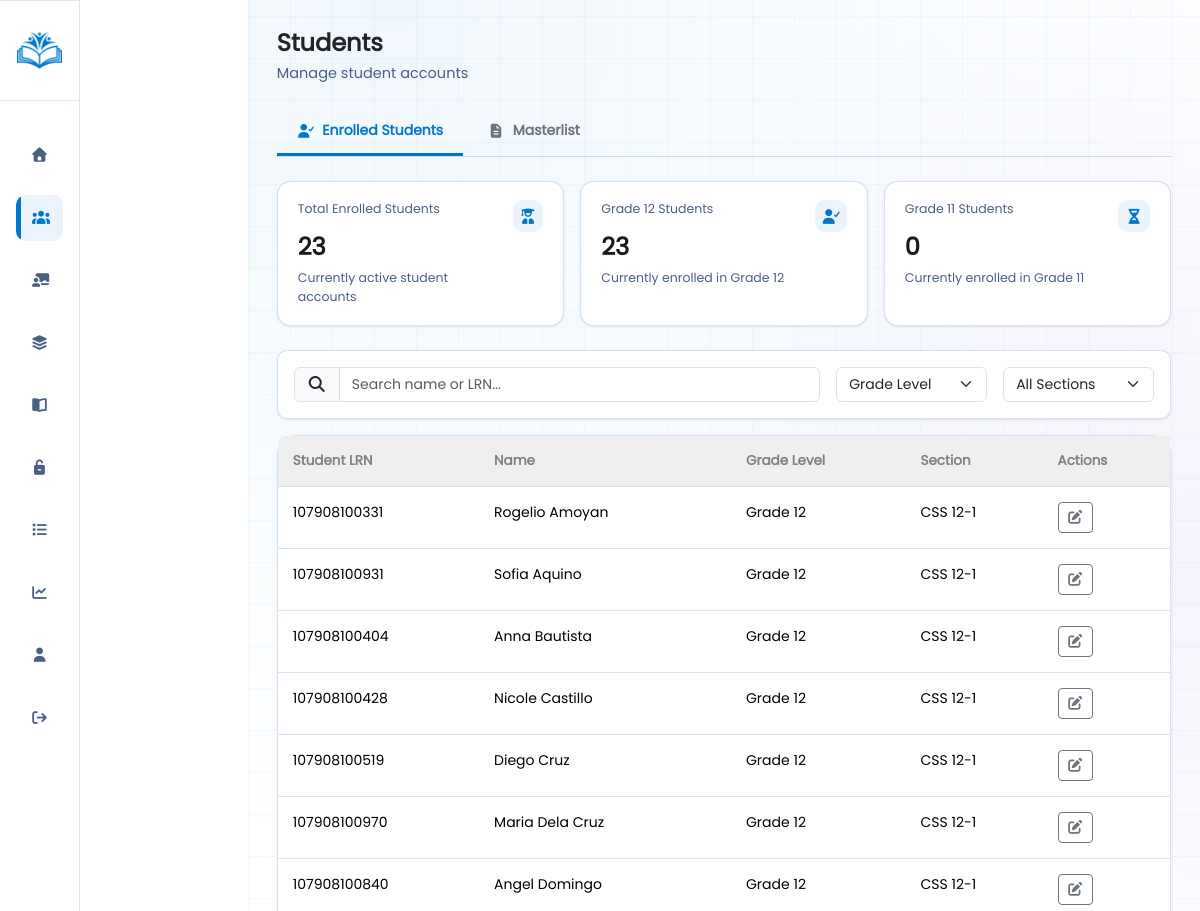
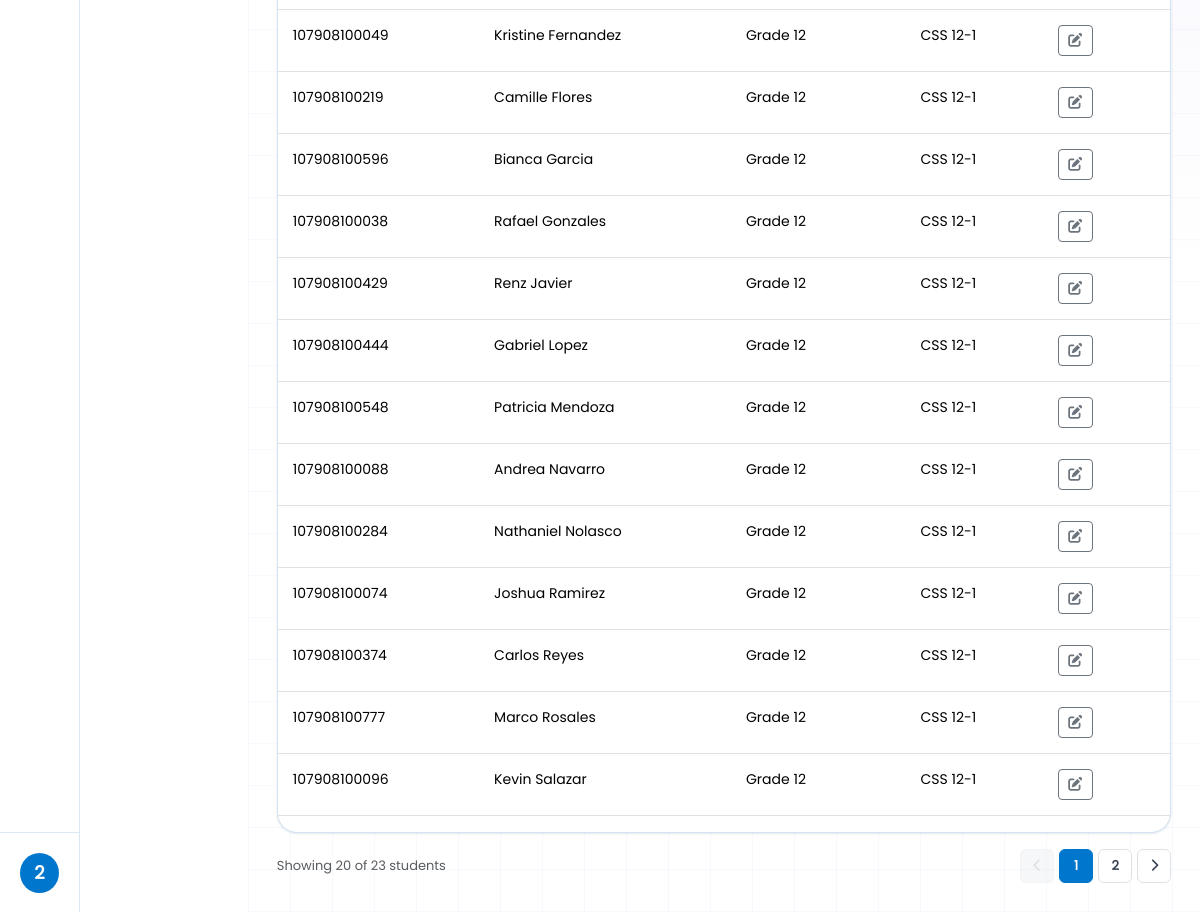
/public/?url=student_users (signed in), run on the app's committed database (2 pictures, top to bottom).
### tables this page shows
CREATE TABLE `tbl_students` (
  `id` int(11) NOT NULL AUTO_INCREMENT,
  `student_LRN` varchar(255) NOT NULL,
  `master_lrn_id` int(11) DEFAULT NULL,
  `grade_level_id` int(11) DEFAULT NULL,
  `section_id` int(11) DEFAULT NULL,
  `user_id` int(11) NOT NULL,
  `created_at` timestamp NOT NULL DEFAULT current_timestamp(),
  `updated_at` timestamp NOT NULL DEFAULT current_timestamp() ON UPDATE current_timestamp(),
  PRIMARY KEY (`id`),
  KEY `user_id` (`user_id`),
  KEY `fk_students_master_lrn` (`master_lrn_id`),
  KEY `fk_students_grade` (`grade_level_id`),
  KEY `fk_students_section` (`section_id`),
  CONSTRAINT `fk_students_grade` FOREIGN KEY (`grade_level_id`) REFERENCES `tbl_grade_level` (`id`),
  CONSTRAINT `fk_students_master_lrn` FOREIGN KEY (`master_lrn_id`) REFERENCES `tbl_master_lrn` (`id`) ON DELETE SET NULL,
  CONSTRAINT `fk_students_section` FOREIGN KEY (`section_id`) REFERENCES `tbl_sections` (`id`)
);

CREATE TABLE `tbl_users` (
  `id` int(11) NOT NULL AUTO_INCREMENT,
  `name` varchar(255) DEFAULT NULL,
  `username` varchar(255) DEFAULT NULL,
  `password` varchar(255) NOT NULL,
  `role` varchar(255) NOT NULL,
  `created_at` timestamp NOT NULL DEFAULT current_timestamp(),
  `updated_at` timestamp NOT NULL DEFAULT current_timestamp(),
  PRIMARY KEY (`id`)
);

CREATE TABLE `tbl_grade_level` (
  `id` int(11) NOT NULL AUTO_INCREMENT,
  `name` varchar(255) NOT NULL,
  PRIMARY KEY (`id`)
);

CREATE TABLE `tbl_sections` (
  `id` int(11) NOT NULL AUTO_INCREMENT,
  `grade_level_id` int(11) NOT NULL,
  `strand` varchar(20) DEFAULT NULL,
  `section_name` varchar(255) NOT NULL,
  PRIMARY KEY (`id`),
  KEY `grade_level_id` (`grade_level_id`)
);

### app/controllers/AdminController.php (called while the page is built, shortened)
<?php
require_once "../core/Model.php";
require_once "../app/models/Admin.php";
class AdminController
{
    public $adminModel, $subjectModel, $gradeLevel;
    public function __construct()
    {
        $this->adminModel = new Admin();
    }
    public function studentRecords()
    {
        $search = trim($_GET['search'] ?? '');
        $grade = trim($_GET['grade'] ?? '');
        $section = trim($_GET['section'] ?? '');
        $status = trim($_GET['status'] ?? '');
        $page = max(1, (int) ($_GET['page'] ?? 1));
        $limit = 20;
        $offset = ($page - 1) * $limit;
        $students = $this->adminModel->getAllStudentsFiltered($limit, $offset, $search, $grade, $section, $status);
        $totalStudents = $this->adminModel->countAllStudentsFiltered($search, $grade, $section, $status);
        $totalPages = ceil($totalStudents / $limit);
        $totalGrade12 = $this->adminModel->countAllStudentsFiltered('', 'grade 12', '', '');
        $totalGrade11 = $this->adminModel->countAllStudentsFiltered('', 'grade 11', '', '');
        $activeTab = ($_GET['active_tab'] ?? '') === 'masterlist' ? 'masterlist' : 'enrolled';
        extract(compact(
            'students',
            'totalStudents',
            'totalPages',
            'page',
            'limit',
            'offset',
            'gradeLevels',
            'allSections',
            'totalPending',
            'masterlist',
            'totalMasterlist',
            'totalMlPages',
            'mlPage',
            'mlLimit',
            'mlOffset',
            'mlSearch',
            'mlGrade',
            'mlSection',
            'mlStrand',
            'mlSchoolYear',
            'mlStatus',
            'mlStrands',
            'mlSchoolYears',
            'mlTotalEnrolled',
            'mlTotalPending',
            'activeTab',
            'totalGrade12',
            'totalGrade11'
        ));
        require "../admin_folder/student_users.php";
    }
}

### core/model.php (called while the page is built, shortened)
<?php
class Model {
    public function __construct(){
        $this->db = new mysqli(
            "localhost",
            "root",
            "",
            "ilearn_database"
        );
    }
}

### app/models/Admin.php (called while the page is built, shortened)
<?php
require_once "../core/Model.php";
class Admin extends Model
{
    public function getAllStudentsFiltered($limit, $offset, $search = '', $grade = '', $section = '', $status = '', $dateFrom = '', $dateTo = '')
    {
        $where = ["u.role = 'student'"];
        $params = [];
        $types = '';
        $whereClause = implode(' AND ', $where);
        $sql = "
        SELECT s.id AS student_id, s.user_id, s.grade_level_id, s.section_id,
        s.student_LRN, u.name,
        u.id AS id,
        gl.name AS grade_level, sec.section_name,
        s.created_at AS date_enrolled
        FROM tbl_students s
        JOIN tbl_users u ON s.user_id = u.id
        JOIN tbl_grade_level gl ON s.grade_level_id = gl.id
        JOIN tbl_sections sec ON s.section_id = sec.id
        WHERE $whereClause
        ORDER BY u.id ASC
        LIMIT ? OFFSET ?
    ";
        $params[] = $limit;
        $params[] = $offset;
        $types .= 'ii';
        $stmt = $this->db->prepare($sql);
        $stmt->bind_param($types, ...$params);
        $stmt->execute();
        return $stmt->get_result()->fetch_all(MYSQLI_ASSOC);
    }
    public function countAllStudentsFiltered($search = '', $grade = '', $section = '', $status = '', $dateFrom = '', $dateTo = '')
    {
        $where = ["u.role = 'student'"];
        $params = [];
        $types = '';
        if ($grade) {
            $where[] = "LOWER(gl.name) = ?";
            $params[] = strtolower($grade);
            $types .= 's';
        }
        $whereClause = implode(' AND ', $where);
        $sql = "
        SELECT COUNT(*) AS total
        FROM tbl_students s
        JOIN tbl_users u ON s.user_id = u.id
        JOIN tbl_grade_level gl ON s.grade_level_id = gl.id
        JOIN tbl_sections sec ON s.section_id = sec.id
        WHERE $whereClause
    ";
        if ($params) {
            $stmt = $this->db->prepare($sql);
            $stmt->bind_param($types, ...$params);
            $stmt->execute();
            return (int) $stmt->get_result()->fetch_assoc()['total'];
        }
        return (int) $this->db->query($sql)->fetch_assoc()['total'];
    }
}

### admin_folder/student_users.php (the view, shortened to what this page needs)
<!DOCTYPE html>
<html lang="en">
<head>
    <link rel="stylesheet" href="../css_folder/student_records.css">
    <link rel="stylesheet" href="../css_folder/components.css">
    <link rel="stylesheet" href="../bootstrap_folder/css/bootstrap.min.css">
    <link rel="stylesheet" href="../font-awesome-icon/css/all.min.css">
</head>
<body>
    <div class="container-fluid p-0">
        <?php include("../admin_folder/sidebar.php") ?>
        <div class="rightbar">
            <main class="main">
                <div class="main-header">
                    <div class="main-text-header">
                        <h2>Students</h2>
                        <p>Manage student accounts</p>
                    </div>
                </div>
                <div class="main-body">
                    <div class="page-tabs">
                        <button type="button" class="page-tab-btn <?= ($activeTab ?? 'enrolled') === 'enrolled' ? 'active' : '' ?>" data-tab="enrolled">
                            <i class="fa fa-user-check"></i> Enrolled Students
                        </button>
                        <button type="button" class="page-tab-btn <?= ($activeTab ?? 'enrolled') === 'masterlist' ? 'active' : '' ?>" data-tab="masterlist">
                            <i class="fa fa-file-alt"></i> Masterlist
                        </button>
                    </div>
                    <div class="page-tab-pane <?= ($activeTab ?? 'enrolled') === 'enrolled' ? 'active' : '' ?>" id="tab-enrolled">
                    <div class="ml-stats-grid" id="es-stats-grid">
                        <div class="ml-stat-card total">
                            <div>
                                <div class="ml-stat-label">Total Enrolled Students</div>
                                <div class="ml-stat-value" id="es-stat-total"><?= $totalStudents ?? 0 ?></div>
                                <div class="ml-stat-desc">Currently active student accounts</div>
                            </div>
                            <div class="ml-stat-icon"><i class="fa fa-user-graduate"></i></div>
                        </div>
                        <div class="ml-stat-card enrolled">
                            <div>
                                <div class="ml-stat-label">Grade 12 Students</div>
                                <div class="ml-stat-value" id="es-stat-approved"><?= $totalGrade12 ?? 0 ?></div>
                                <div class="ml-stat-desc">Currently enrolled in Grade 12</div>
                            </div>
                            <div class="ml-stat-icon"><i class="fa fa-user-check"></i></div>
                        </div>
                        <div class="ml-stat-card pending">
                            <div>
                                <div class="ml-stat-label">Grade 11 Students</div>
                                <div class="ml-stat-value" id="es-stat-pending"><?= $totalGrade11 ?? 0 ?></div>
                                <div class="ml-stat-desc">Currently enrolled in Grade 11</div>
                            </div>
                            <div class="ml-stat-icon"><i class="fa fa-hourglass-half"></i></div>
                        </div>
                    </div>
                        <form method="GET" action="" id="filter-form" onsubmit="return false;">
                            <div class="search-parent-enrolled">
                                <div class="input-group">
                                    <span class="input-group-text"><i class="fa fa-search"></i></span>
                                    <input type="search" name="search" id="search-input" class="form-control"
                                        placeholder="Search name or LRN..."
                                        value="<?= htmlspecialchars($_GET['search'] ?? '') ?>">
                                </div>
                                <select name="grade" id="filter-grade" class="form-select">
                                    <option value="">Grade Level</option>
                                </select>
                                <select name="section" id="filter-section" class="form-select">
                                    <option value="">All Sections</option>
                                </select>
                            </div>
                        </form>
                        <div class="table-parent">
                            <table class="table">
                                <thead>
                                    <tr style="background-color: #ddd;">
                                        <th>Student LRN</th>
                                        <th>Name</th>
                                        <th>Grade Level</th>
                                        <th>Section</th>
                                        <th>Actions</th>
                                    </tr>
                                </thead>
                                <tbody id="enrolled-tbody">
                                    <?php if (empty($students)): ?>
                                        <tr>
                                            <td colspan="6" class="text-center text-muted py-3">No students found.</td>
                                        </tr>
                                    <?php else: ?>
                                        <?php foreach ($students as $student): ?>
                                            <tr class="students-data"
                                                data-lrn="<?= htmlspecialchars(strtolower($student['student_LRN'])) ?>"
                                                data-name="<?= htmlspecialchars(strtolower($student['name'])) ?>"
                                                data-grade="<?= htmlspecialchars(strtolower($student['grade_level'])) ?>"
                                                data-section="<?= htmlspecialchars(strtolower($student['section_name'])) ?>">
                                                <td><?= htmlspecialchars($student['student_LRN']) ?></td>
                                                <td><?= htmlspecialchars($student['name']) ?></td>
                                                <td><?= htmlspecialchars($student['grade_level']) ?></td>
                                                <td><?= htmlspecialchars($student['section_name']) ?></td>
                                                <td>
                                                    <button class="btn btn-sm btn-outline-secondary btn-edit-student"
                                                        data-student-id="<?= $student['student_id'] ?>"
                                                        data-user-id="<?= $student['user_id'] ?>"
                                                        data-name="<?= htmlspecialchars($student['name'], ENT_QUOTES) ?>"
                                                        data-grade-level-id="<?= $student['grade_level_id'] ?>"
                                                        data-section-id="<?= $student['section_id'] ?>"
                                                        data-lrn="<?= htmlspecialchars($student['student_LRN'], ENT_QUOTES) ?>">
                                                        <i class="fa fa-edit"></i>
                                                    </button>
                                                </td>
                                            </tr>
                                        <?php endforeach; ?>
                                    <?php endif; ?>
                                </tbody>
                            </table>
                        </div>
                        <div id="enrolled-pagination-container">
                            <?php if (($totalPages ?? 0) > 1): ?>
                                <div class="pagination-parent">
                                    <small class="text-muted">
                                        Showing <?= min($offset + $limit, $totalStudents) ?> of
                                        <?= $totalStudents ?> students
                                    </small>
                                    <ul class="pagination">
                                        <li class="page-item <?= $page <= 1 ? 'disabled' : '' ?>">
                                            <a class="page-link ajax-page-link" href="javascript:void(0)" data-page="<?= $page - 1 ?>">
                                                <i class="fa fa-chevron-left"></i>
                                            </a>
                                        </li>
                                        <?php for ($i = 1; $i <= $totalPages; $i++): ?>
                                            <li class="page-item <?= $i === $page ? 'active' : '' ?>">
                                                <a class="page-link ajax-page-link" href="javascript:void(0)" data-page="<?= $i ?>">
                                                    <?= $i ?>
                                                </a>
                                            </li>
                                        <?php endfor; ?>
                                        <li class="page-item <?= $page >= $totalPages ? 'disabled' : '' ?>">
                                            <a class="page-link ajax-page-link" href="javascript:void(0)" data-page="<?= $page + 1 ?>">
                                                <i class="fa fa-chevron-right"></i>
                                            </a>
                                        </li>
                                    </ul>
                                </div>
                            <?php endif; ?>
                        </div>
                    </div>
                </div>
            </main>
        </div>
    </div>
</body>
</html>

### data on the page
tbl_students: student_LRN "107908100331", user.name "Rogelio Amoyan", grade_level.name "Grade 12", section.section_name "CSS 12-1"
tbl_students: student_LRN "107908100931", user.name "Sofia Aquino", grade_level.name "Grade 12", section.section_name "CSS 12-1"
tbl_students: student_LRN "107908100404", user.name "Anna Bautista", grade_level.name "Grade 12", section.section_name "CSS 12-1"
tbl_students: student_LRN "107908100428", user.name "Nicole Castillo", grade_level.name "Grade 12", section.section_name "CSS 12-1"
tbl_students: student_LRN "107908100519", user.name "Diego Cruz", grade_level.name "Grade 12", section.section_name "CSS 12-1"
tbl_students: student_LRN "107908100970", user.name "Maria Dela Cruz", grade_level.name "Grade 12", section.section_name "CSS 12-1"
tbl_students: student_LRN "107908100840", user.name "Angel Domingo", grade_level.name "Grade 12", section.section_name "CSS 12-1"
tbl_students: student_LRN "107908100049", user.name "Kristine Fernandez", grade_level.name "Grade 12", section.section_name "CSS 12-1"
tbl_students: student_LRN "107908100219", user.name "Camille Flores", grade_level.name "Grade 12", section.section_name "CSS 12-1"
tbl_students: student_LRN "107908100596", user.name "Bianca Garcia", grade_level.name "Grade 12", section.section_name "CSS 12-1"
tbl_students: student_LRN "107908100038", user.name "Rafael Gonzales", grade_level.name "Grade 12", section.section_name "CSS 12-1"
tbl_students: student_LRN "107908100429", user.name "Renz Javier", grade_level.name "Grade 12", section.section_name "CSS 12-1"
tbl_students: student_LRN "107908100444", user.name "Gabriel Lopez", grade_level.name "Grade 12", section.section_name "CSS 12-1"
tbl_students: student_LRN "107908100548", user.name "Patricia Mendoza", grade_level.name "Grade 12", section.section_name "CSS 12-1"
tbl_students: student_LRN "107908100088", user.name "Andrea Navarro", grade_level.name "Grade 12", section.section_name "CSS 12-1"
tbl_students: student_LRN "107908100284", user.name "Nathaniel Nolasco", grade_level.name "Grade 12", section.section_name "CSS 12-1"
tbl_students: student_LRN "107908100074", user.name "Joshua Ramirez", grade_level.name "Grade 12", section.section_name "CSS 12-1"
tbl_students: student_LRN "107908100374", user.name "Carlos Reyes", grade_level.name "Grade 12", section.section_name "CSS 12-1"
tbl_students: student_LRN "107908100777", user.name "Marco Rosales", grade_level.name "Grade 12", section.section_name "CSS 12-1"
tbl_students: student_LRN "107908100096", user.name "Kevin Salazar", grade_level.name "Grade 12", section.section_name "CSS 12-1"

### other printed values
$initial "2"
$totalStudents "23"
$totalGrade12 "23"
$totalGrade11 "0"
min($offset + $limit, $totalStudents) "20"
